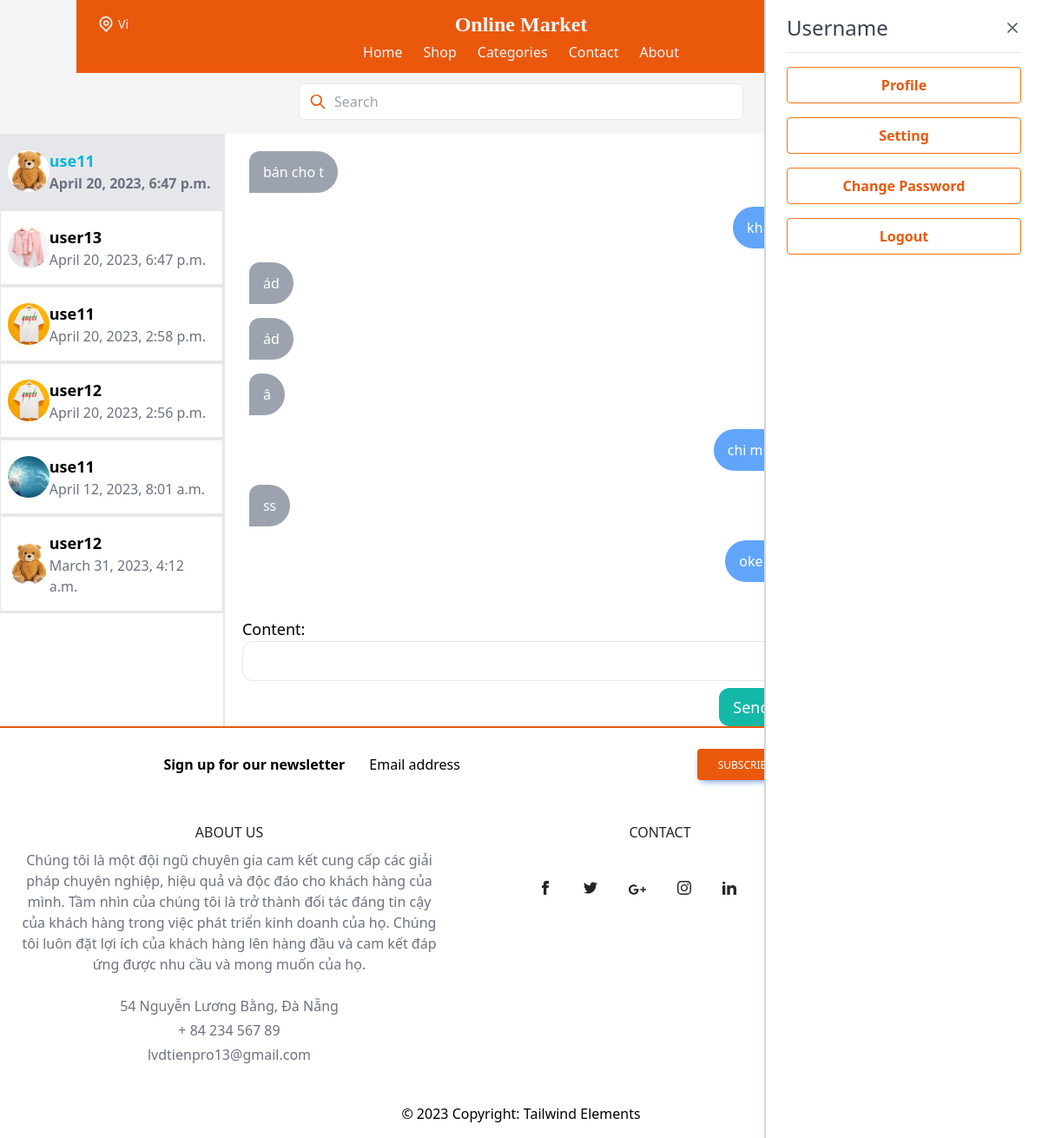
The page /inbox/ (signed in) on the database its author committed.
### conversation/models.py (models this page shows)
class Conversation(models.Model):
    item = models.ForeignKey(Item, related_name='conversations', on_delete=models.CASCADE)
    members = models.ManyToManyField(User, related_name='conversations')
    created_at = models.DateTimeField(auto_now_add= True)
    modified_at = models.DateTimeField(auto_now=True)
    class Meta:
        ordering = ('-modified_at',)

class ConversationMessage(models.Model):
    conversation = models.ForeignKey(Conversation, related_name='messages', on_delete=models.CASCADE)
    content = models.TextField()
    created_at = models.DateField(auto_now_add=True)
    created_by = models.ForeignKey(User, related_name='created_messages', on_delete=models.CASCADE)

### item/models.py (models this page shows, shortened)
class Item(models.Model):
    category = models.ForeignKey(Category, related_name='items', on_delete=models.CASCADE)
    name = models.CharField(max_length=255)
    description = models.TextField(blank=True, null=True)
    price = models.FloatField()
    discount_price = models.FloatField(blank=True, null=True)
    image = models.ImageField(upload_to='item_images', blank=True, null=True)
    is_sold = models.BooleanField(default=False)
    created_by = models.ForeignKey(User, related_name='items', on_delete=models.CASCADE)
    created_at = models.DateTimeField(auto_now_add=True)

### conversation/views.py (the view)
# urls.py: path('', views.inbox1, name='inbox1'),
@login_required
def inbox1(request):
    conversations = Conversation.objects.filter(members__in=[request.user.id])
    conversation = Conversation.objects.filter(members__in=[request.user.id])[0]
    form = ConversationMessageForm()
    return render(request, 'conversation/inbox.html', {
            'conversations': conversations,
            'conversation': conversation,
            'form': form
        })

### conversation/forms.py
class ConversationMessageForm(forms.ModelForm):
    class Meta:
        model = ConversationMessage
        fields= ('content',)
        widgets = {
            'content': forms.TextInput(attrs={
                'class': 'w-full text-lg py-2 px-4 rounded-xl border'
            })
        }

### core/context_processors.py (called while the page is built)
def profile_picture(request):
    if request.user.is_authenticated:
        try:
            profile = Profile.objects.get(user=request.user)
            return {'profile_picture': profile.profileimg.url}
        except Profile.DoesNotExist:
            pass
    return {}

def cart_item_count(request):
    cart_count = 0
    if request.user.is_authenticated:
        order_items = OrderItem.objects.filter(user=request.user, ordered=False)
        cart_count = order_items.count()
    return {'cart_item_count': cart_count}

### conversation/templates/conversation/inbox.html (shortened to what this page needs)
{% extends 'core/base.html' %}
{% block content %}
<div class="flex flex-row justify-between bg-white">
  <div class="flex flex-col w-2/5 border-r-2 overflow-y-auto">
    <ul>
      {% for con in conversations %}
      <a href="{% url 'conversation:inbox' con.id %}">
        <li class="w-full border transition duration-200 ease-in-out hover:shadow-md hover:bg-white hover:text-gray-700{% if con.id == conversation.id %} bg-gray-200 text-cyan-500 font-semibold {% endif %}">
          <div class="flex flex-row py-4 px-2 justify-center items-center border-b-2">
              <div class="w-1/4">
                  <img
                      src="{{ con.item.image.url }}"
                      class="object-cover h-12 w-12 rounded-full"
                      alt=""/>
              </div>
              {% for member in con.members.all %}
                  {% if member != request.user %}
                      <div class="w-full">
                          <div class="text-lg font-semibold">{{ member.username }}</div>
                          <span class="text-gray-500">{{ con.modified_at }}</span>
                          </div>
                  {% endif %}
              {% endfor %}
          </div>
        </li>
      </a>
      {% endfor %}
    </ul>
  </div>
  <div class="w-full px-5 flex flex-col justify-between">
    <div class="flex flex-col mt-5">
        {% for message in conversation.messages.all %}
            {% if message.created_by == request.user %}
            <div class="flex justify-end mb-4">
              <div
                class="mr-2 py-3 px-4 bg-blue-400 rounded-bl-3xl rounded-tl-3xl rounded-tr-xl text-white"
              >
                {{message.content}}
              </div>
            </div>
            {% else %}
            <div class="flex justify-start mb-4">
              <div
                class="ml-2 py-3 px-4 bg-gray-400 rounded-br-3xl rounded-tr-3xl rounded-tl-xl text-white"
              >
                {{message.content}}
              </div>
            </div>
            {% endif %}
        {% endfor %}
    </div>
    <form method="post" action="." class="mt-6 text-lg">
        {{ form.as_p }}
        <div class="flex">
          <button class="px-4 py-2 mt-2 text-lg bg-teal-500 hover:bg-teal-700 rounded-xl text-white ml-auto">Send</button>
        </div>
    </form>
</div>
  <div class="w-2/5 border-l-2 px-5">
    <div class="flex flex-col">
      <div class="font-semibold text-xl py-4">Coding with me</div>
      <div class="font-semibold py-4">Created 4/2023</div>
      </div>
    </div>
  </div>
</div>
</div>
{% endblock content %}

### rows shown on the page
Conversation: item.image (picture), modified_at "April 20, 2023, 6:47 p.m."
Conversation: item.image (picture), modified_at "April 20, 2023, 6:47 p.m."
Conversation: item.image (picture), modified_at "April 20, 2023, 2:58 p.m."
Conversation: item.image (picture), modified_at "April 20, 2023, 2:56 p.m."
Conversation: item.image (picture), modified_at "April 12, 2023, 8:01 a.m."
Conversation: item.image (picture), modified_at "March 31, 2023, 4:12 a.m."
ConversationMessage: content "bán cho t"
ConversationMessage: content "kh"
ConversationMessage: content "ád"
ConversationMessage: content "ád"
ConversationMessage: content "â"
ConversationMessage: content "chi m"
ConversationMessage: content "ss"
ConversationMessage: content "oke"

### other values the page prints
{{ member.username }} "use11"
{{ member.username }} "user13"
{{ member.username }} "user12"
